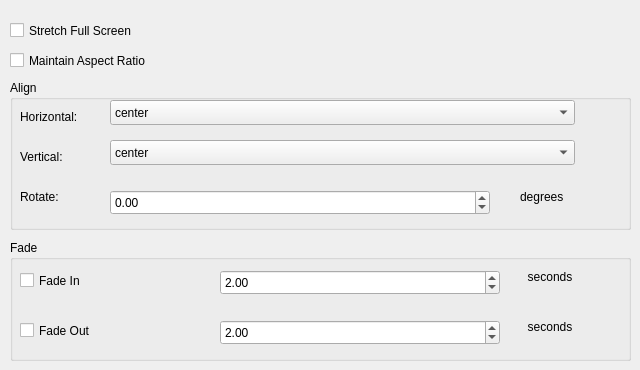
    <widget class="QWidget" name="video">
     <attribute name="title">
      <string>Video</string>
     </attribute>
     <widget class="QCheckBox" name="chbetire">
      <property name="geometry">
       <rect>
        <x>10</x>
        <y>20</y>
        <width>190</width>
        <height>21</height>
       </rect>
      </property>
      <property name="text">
       <string>Stretch Full Screen</string>
      </property>
     </widget>
     <widget class="QCheckBox" name="checkBox_2">
      <property name="geometry">
       <rect>
        <x>10</x>
        <y>50</y>
        <width>190</width>
        <height>21</height>
       </rect>
      </property>
      <property name="text">
       <string>Maintain Aspect Ratio</string>
      </property>
     </widget>
     <widget class="QGroupBox" name="groupBox_7">
      <property name="geometry">
       <rect>
        <x>10</x>
        <y>80</y>
        <width>621</width>
        <height>150</height>
       </rect>
      </property>
      <property name="title">
       <string>Align</string>
      </property>
      <widget class="QLabel" name="label_53">
       <property name="geometry">
        <rect>
         <x>10</x>
         <y>30</y>
         <width>80</width>
         <height>15</height>
        </rect>
       </property>
       <property name="text">
        <string>&lt;html&gt;&lt;head/&gt;&lt;body&gt;&lt;p&gt;Horizontal:&lt;/p&gt;&lt;/body&gt;&lt;/html&gt;</string>
       </property>
      </widget>
      <widget class="QLabel" name="label_54">
       <property name="geometry">
        <rect>
         <x>10</x>
         <y>70</y>
         <width>80</width>
         <height>15</height>
        </rect>
       </property>
       <property name="text">
        <string>&lt;html&gt;&lt;head/&gt;&lt;body&gt;&lt;p&gt;Vertical:&lt;/p&gt;&lt;/body&gt;&lt;/html&gt;</string>
       </property>
      </widget>
      <widget class="QLabel" name="label_55">
       <property name="geometry">
        <rect>
         <x>10</x>
         <y>110</y>
         <width>80</width>
         <height>15</height>
        </rect>
       </property>
       <property name="text">
        <string>&lt;html&gt;&lt;head/&gt;&lt;body&gt;&lt;p&gt;Rotate:&lt;/p&gt;&lt;/body&gt;&lt;/html&gt;</string>
       </property>
      </widget>
      <widget class="QLabel" name="label_56">
       <property name="geometry">
        <rect>
         <x>510</x>
         <y>110</y>
         <width>58</width>
         <height>15</height>
        </rect>
       </property>
       <property name="text">
        <string>&lt;html&gt;&lt;head/&gt;&lt;body&gt;&lt;p&gt;degrees&lt;/p&gt;&lt;/body&gt;&lt;/html&gt;</string>
       </property>
      </widget>
      <widget class="QDoubleSpinBox" name="spnrotation">
       <property name="geometry">
        <rect>
         <x>100</x>
         <y>110</y>
         <width>380</width>
         <height>25</height>
        </rect>
       </property>
       <property name="minimum">
        <double>-720.000000000000000</double>
       </property>
       <property name="maximum">
        <double>720.000000000000000</double>
       </property>
      </widget>
      <widget class="QComboBox" name="cmbhorizontal">
       <property name="geometry">
        <rect>
         <x>100</x>
         <y>20</y>
         <width>465</width>
         <height>25</height>
        </rect>
       </property>
       <item>
        <property name="text">
         <string>center</string>
        </property>
       </item>
       <item>
        <property name="text">
         <string>top</string>
        </property>
       </item>
       <item>
        <property name="text">
         <string>bottom</string>
        </property>
       </item>
      </widget>
      <widget class="QComboBox" name="cmbvertical">
       <property name="geometry">
        <rect>
         <x>100</x>
         <y>60</y>
         <width>465</width>
         <height>25</height>
        </rect>
       </property>
       <item>
        <property name="text">
         <string>center</string>
        </property>
       </item>
       <item>
        <property name="text">
         <string>top</string>
        </property>
       </item>
       <item>
        <property name="text">
         <string>bottom</string>
        </property>
       </item>
      </widget>
     </widget>
     <widget class="QGroupBox" name="groupBox_8">
      <property name="geometry">
       <rect>
        <x>10</x>
        <y>240</y>
        <width>621</width>
        <height>121</height>
       </rect>
      </property>
      <property name="title">
       <string>Fade</string>
      </property>
      <widget class="QCheckBox" name="checkBox">
       <property name="geometry">
        <rect>
         <x>10</x>
         <y>30</y>
         <width>190</width>
         <height>21</height>
        </rect>
       </property>
       <property name="text">
        <string>Fade In</string>
       </property>
      </widget>
      <widget class="QCheckBox" name="checkBox_7">
       <property name="geometry">
        <rect>
         <x>10</x>
         <y>80</y>
         <width>190</width>
         <height>21</height>
        </rect>
       </property>
       <property name="text">
        <string>Fade Out</string>
       </property>
      </widget>
      <widget class="QLabel" name="label_57">
       <property name="geometry">
        <rect>
         <x>500</x>
         <y>30</y>
         <width>80</width>
         <height>15</height>
        </rect>
       </property>
       <property name="text">
        <string>&lt;html&gt;&lt;head/&gt;&lt;body&gt;&lt;p&gt;seconds&lt;/p&gt;&lt;/body&gt;&lt;/html&gt;</string>
       </property>
       <property name="alignment">
        <set>Qt::AlignCenter</set>
       </property>
      </widget>
      <widget class="QLabel" name="label_58">
       <property name="geometry">
        <rect>
         <x>500</x>
         <y>80</y>
         <width>80</width>
         <height>15</height>
        </rect>
       </property>
       <property name="text">
        <string>&lt;html&gt;&lt;head/&gt;&lt;body&gt;&lt;p&gt;seconds&lt;/p&gt;&lt;/body&gt;&lt;/html&gt;</string>
       </property>
       <property name="alignment">
        <set>Qt::AlignCenter</set>
       </property>
      </widget>
      <widget class="QDoubleSpinBox" name="spnfadein_3">
       <property name="geometry">
        <rect>
         <x>210</x>
         <y>30</y>
         <width>280</width>
         <height>25</height>
        </rect>
       </property>
       <property name="maximum">
        <double>3000.000000000000000</double>
       </property>
       <property name="value">
        <double>2.000000000000000</double>
       </property>
      </widget>
      <widget class="QDoubleSpinBox" name="spnfadeout_3">
       <property name="geometry">
        <rect>
         <x>210</x>
         <y>80</y>
         <width>280</width>
         <height>25</height>
        </rect>
       </property>
       <property name="maximum">
        <double>3000.000000000000000</double>
       </property>
       <property name="value">
        <double>2.000000000000000</double>
       </property>
      </widget>
     </widget>
    </widget>
